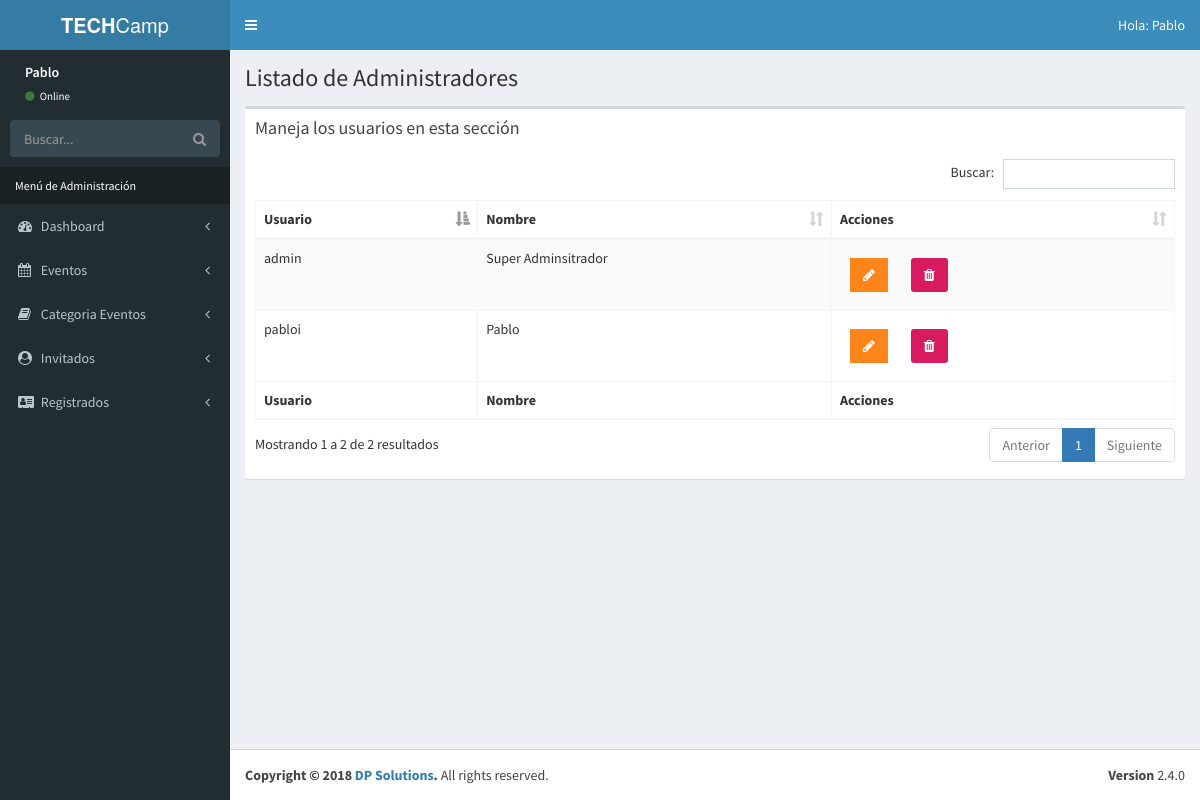
Screenshot of /admin/lista-admin.php (signed in) with the database file from the repository.
### tables this page shows
CREATE TABLE `usuarios` (
  `idUsuario` int(11) NOT NULL,
  `nickUsuario` varchar(50) NOT NULL,
  `nombreUsuario` varchar(50) DEFAULT NULL,
  `hashPass` varchar(60) NOT NULL,
  `nivel` int(2) NOT NULL,
  `actualizado` date DEFAULT NULL
);

### admin/lista-admin.php (the view, shortened to what this page needs)
<?php
        include_once 'funciones/funciones.php';
        include_once 'templates/header.php';
        include_once 'templates/barra.php';
        include_once 'templates/navegacion.php';
?>
  <div class="content-wrapper">
    <section class="content-header">
          <h1>
            Listado de Administradores
          </h1>
    </section>
    <section class="content">
      <div class="row">
        <div class="col-xs-12">
          <div class="box">
            <div class="box-header">
              <h3 class="box-title">Maneja los usuarios en esta sección</h3>
            </div>
            <div class="box-body">
              <table id="registros" class="table table-bordered table-striped">
                <thead>
                <tr>
                  <th>Usuario</th>
                  <th>Nombre</th>
                  <th>Acciones</th>
                </tr>
                </thead>
                <tbody>
                        <?php
                            try {
                                $sql = "SELECT idUsuario, nickUsuario, nombreUsuario FROM usuarios";
                                $resultado = $conn->query($sql);
                            } catch (Exception $e) {
                                $error = $e->getMessage();
                                echo $error;
                            }
                            while($admin = $resultado->fetch_assoc() ) { ?>
                                <tr>
                                    <td><?php echo $admin['nickUsuario']; ?></td>
                                    <td><?php echo $admin['nombreUsuario']; ?></td>
                                    <td>
                                        <a href="editar-admin.php?id=<?php echo $admin['idUsuario'] ?>" class="btn bg-orange btn-flat margin">
                                            <i class="fa fa-pencil"></i>
                                        </a>
                                        <a href="#" data-id="<?php echo $admin['idUsuario']; ?>" data-tipo="admin" class="btn bg-maroon bnt-flat margin borrar_registro">
                                            <i class="fa fa-trash"></i>
                                        </a>
                                    </td>
                                </tr>
                            <?php }  ?>
                </tbody>
                <tfoot>
                <tr>
                    <th>Usuario</th>
                    <th>Nombre</th>
                    <th>Acciones</th>
                </tr>
                </tfoot>
              </table>
            </div>
          </div>
        </div>
      </div>
    </section>
  </div>
  <?php
          include_once 'templates/footer.php';
  ?>

### rows the page displays
usuarios: nickUsuario "admin", nombreUsuario "Super Adminsitrador"
usuarios: nickUsuario "pabloi", nombreUsuario "Pablo"

### other values shown
$_SESSION['nombre'] "Pablo"
